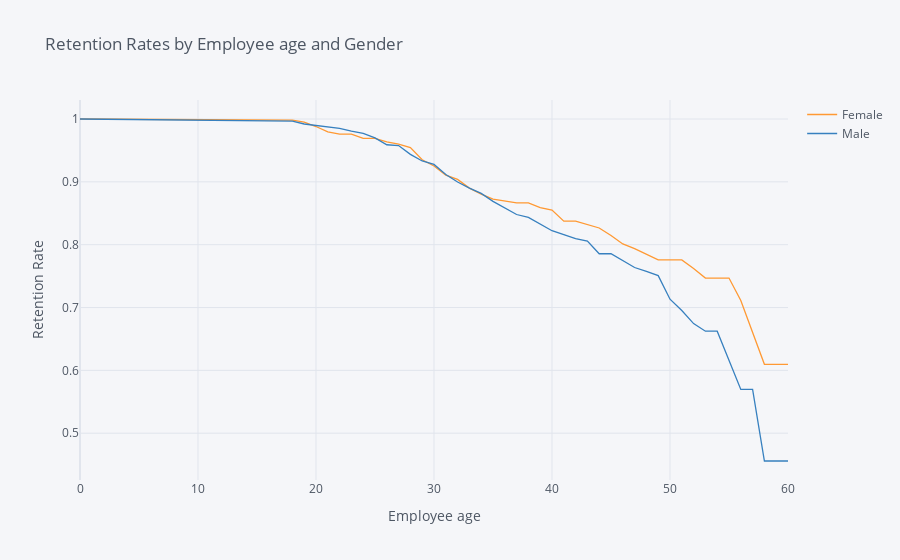

This figure's notebook cell:
### Code cell
rates.iplot(kind='line', xTitle='Employee age', yTitle='Retention Rate',
            title='Retention Rates by Employee age and Gender')

### Figure 1 — Plotly figure (JSON) as saved in the notebook; plotly's stock layout.template omitted (floating-point values rounded to 4 significant figures)
{"data": [{"line": {"color": "rgba(255, 153, 51, 1.0)", "dash": "solid", "shape": "linear", "width": 1.3}, "mode": "lines", "name": "Female", "text": "", "type": "scatter", "x": [0, 18, 19, 20, 21, 22, 23, 24, 25, 26, 27, 28, 29, 30, 31, 32, 33, 34, 35, 36, 37, 38, 39, 40, 41, 42, 43, 44, 45, 46, 47, 48, 49, 50, 51, 52, 53, 54, 55, 56, 57, 58, 59, 60], "y": [1, 0.9983, 0.9949, 0.988, 0.9794, 0.976, 0.976, 0.969, 0.969, 0.9637, 0.9601, 0.9544, 0.9352, 0.9252, 0.9105, 0.904, 0.8901, 0.8804, 0.8725, 0.8696, 0.8665, 0.8665, 0.8591, 0.8551, 0.8374, 0.8374, 0.8322, 0.8266, 0.8146, 0.8011, 0.7936, 0.785, 0.7757, 0.7757, 0.7757, 0.7621, 0.7469, 0.7469, 0.7469, 0.7113, 0.6605, 0.6097, 0.6097, 0.6097]}, {"line": {"color": "rgba(55, 128, 191, 1.0)", "dash": "solid", "shape": "linear", "width": 1.3}, "mode": "lines", "name": "Male", "text": "", "type": "scatter", "x": [0, 18, 19, 20, 21, 22, 23, 24, 25, 26, 27, 28, 29, 30, 31, 32, 33, 34, 35, 36, 37, 38, 39, 40, 41, 42, 43, 44, 45, 46, 47, 48, 49, 50, 51, 52, 53, 54, 55, 56, 57, 58, 59, 60], "y": [1, 0.9966, 0.9921, 0.9898, 0.9886, 0.9852, 0.9806, 0.977, 0.9699, 0.959, 0.9578, 0.9438, 0.9332, 0.9277, 0.9118, 0.8997, 0.8901, 0.8817, 0.8689, 0.8589, 0.848, 0.8433, 0.8331, 0.8222, 0.8162, 0.8096, 0.8058, 0.7856, 0.7856, 0.7752, 0.7637, 0.7575, 0.7508, 0.7132, 0.6952, 0.6744, 0.6624, 0.6624, 0.6172, 0.5697, 0.5697, 0.4558, 0.4558, 0.4558]}], "layout": {"legend": {"bgcolor": "#F5F6F9", "font": {"color": "#4D5663"}}, "paper_bgcolor": "#F5F6F9", "plot_bgcolor": "#F5F6F9", "title": {"font": {"color": "#4D5663"}, "text": "Retention Rates by Employee age and Gender"}, "xaxis": {"gridcolor": "#E1E5ED", "showgrid": true, "tickfont": {"color": "#4D5663"}, "title": {"font": {"color": "#4D5663"}, "text": "Employee age"}, "zerolinecolor": "#E1E5ED"}, "yaxis": {"gridcolor": "#E1E5ED", "showgrid": true, "tickfont": {"color": "#4D5663"}, "title": {"font": {"color": "#4D5663"}, "text": "Retention Rate"}, "zerolinecolor": "#E1E5ED"}}}
